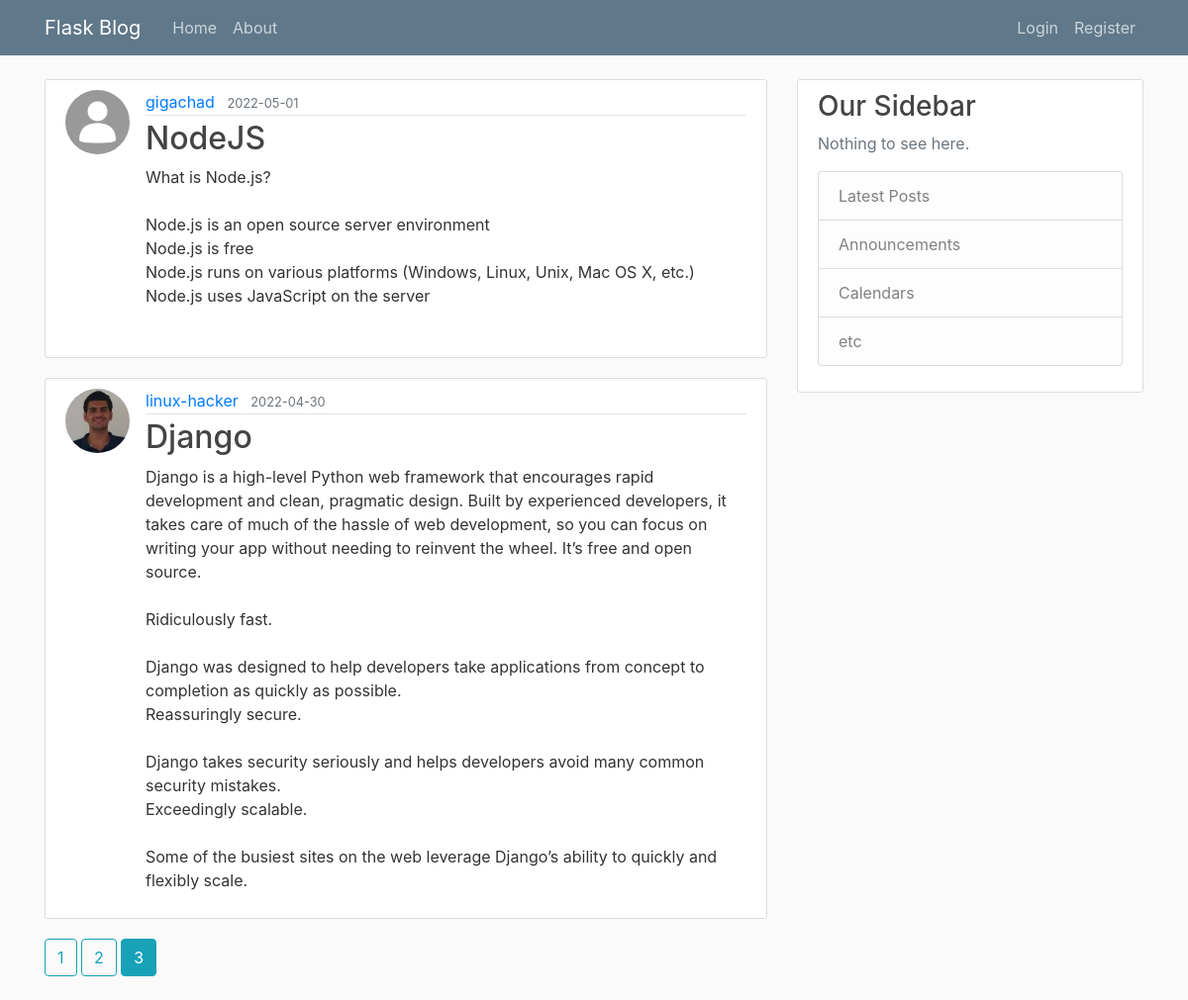
Screenshot of /home?page=3 with the database file from the repository.
### flaskblog/models.py (models this page shows, shortened)
class Post(db.Model):
    id = db.Column(db.Integer, primary_key=True)
    title = db.Column(db.String(100), nullable=False)
    date_posted = db.Column(db.DateTime, nullable=False, default=datetime.utcnow)
    content = db.Column(db.Text, nullable=False)
    user_id = db.Column(db.Integer, db.ForeignKey('user.id'), nullable=False)

class User(db.Model, UserMixin):
    id = db.Column(db.Integer, primary_key=True)
    username = db.Column(db.String(20), unique=True, nullable=False)
    email = db.Column(db.String(120), unique=True, nullable=False)
    image_file = db.Column(db.String(20), nullable=False, default='default.jpg')
    password = db.Column(db.String(60), nullable=False)
    posts = db.relationship('Post', backref='author', lazy=True)

### flaskblog/routes.py (the view)
@app.route("/")
@app.route("/home")
def home():
    page = request.args.get('page', 1, type=int)
    posts = Post.query.order_by(Post.date_posted.desc()).paginate(page=page, per_page=2)
    return render_template('home.html', posts=posts)

### flaskblog/templates/home.html
{% extends "layout.html" %}
{% block content %}
    {% for post in posts.items %}
        <article class="media content-section">
        <img src="{{ url_for('static', filename='profile_pics/' + post.author.image_file) }}" alt="" class="rounded-circle article-img">
        <div class="media-body">
            <div class="article-metadata">
            <a class="mr-2" href="{{ url_for('user_posts', username=post.author.username) }}">{{ post.author.username }}</a>
            <small class="text-muted">{{ post.date_posted.strftime('%Y-%m-%d') }}</small>
            </div>
            <h2><a class="article-title" href="{{ url_for('post', post_id=post.id) }}">{{ post.title }}</a></h2>
            <p class="article-content">{{ post.content }}</p>
        </div>
        </article>
    {% endfor %}
    {% for page_num in posts.iter_pages(left_edge=1, right_edge=1, left_current=1, right_current=2) %}
        {% if page_num %}
            {% if posts.page == page_num %}
                <a class="btn btn-info mb-4" href="{{ url_for('home', page=page_num) }}">{{ page_num }}</a>
            {% else %}
                <a class="btn btn-outline-info mb-4" href="{{ url_for('home', page=page_num) }}">{{ page_num }}</a>
            {% endif %}
        {% else %}
            ...
        {% endif %}
    {% endfor %}
{% endblock content %}

### flaskblog/templates/layout.html (shortened to what this page needs)
<!DOCTYPE html>
<html>
<head>
    <link rel="stylesheet" href="https://maxcdn.bootstrapcdn.com/bootstrap/4.0.0/css/bootstrap.min.css">
    <link rel="stylesheet" type="text/css" href="{{ url_for('static', filename='main.css') }}">
</head>
<body>
    <header class="site-header">
      <nav class="navbar navbar-expand-md navbar-dark bg-steel fixed-top">
        <div class="container">
          <a class="navbar-brand mr-4" href="/">Flask Blog</a>
          <div class="collapse navbar-collapse" id="navbarToggle">
            <div class="navbar-nav mr-auto">
              <a class="nav-item nav-link" href="{{ url_for('home') }}">Home</a>
              <a class="nav-item nav-link" href="{{ url_for('about') }}">About</a>
            </div>
            <div class="navbar-nav">
              {% if current_user.is_authenticated %}
                <a class="nav-item nav-link" href="{{ url_for('new_post') }}">New Post</a>
                <a class="nav-item nav-link" href="{{ url_for('account') }}">Account</a>
                <a class="nav-item nav-link" href="{{ url_for('logout') }}">Logout</a>
              {% else %}
                <a class="nav-item nav-link" href="{{ url_for('login') }}">Login</a>
                <a class="nav-item nav-link" href="{{ url_for('register') }}">Register</a>
              {% endif %}
            </div>
          </div>
        </div>
      </nav>
    </header>
    <main role="main" class="container">
      <div class="row">
        <div class="col-md-8">
          {% block content %}{% endblock %}
        </div>
        <div class="col-md-4">
          <div class="content-section">
            <h3>Our Sidebar</h3>
            <p class='text-muted'>Nothing to see here.
              <ul class="list-group">
                <li class="list-group-item list-group-item-light">Latest Posts</li>
                <li class="list-group-item list-group-item-light">Announcements</li>
                <li class="list-group-item list-group-item-light">Calendars</li>
                <li class="list-group-item list-group-item-light">etc</li>
              </ul>
            </p>
          </div>
        </div>
      </div>
    </main>
</body>
</html>

### flaskblog/static/main.css (style rules this page uses)
body { background: #fafafa; color: #333333; margin-top: 5rem; }
h1, h2, h3, h4, h5, h6 { color: #444444; }
.bg-steel { background-color: #5f788a; }
.site-header .navbar-nav .nav-link { color: #cbd5db; }
.content-section { background: #ffffff; padding: 10px 20px; border: 1px solid #dddddd; border-radius: 3px; margin-bottom: 20px; }
.article-title { color: #444444; }
.article-content { white-space: pre-line; }
.article-img { height: 65px; width: 65px; margin-right: 16px; }
.article-metadata { padding-bottom: 1px; margin-bottom: 4px; border-bottom: 1px solid #e3e3e3 }

### rows the page displays
Post: image_file (placeholder picture), author.username "gigachad", date_posted "2022-05-01", title "NodeJS", content "What is Node.js? Node.js is an open source server environment Node.js is free Node.js runs on various platforms (Windows, Linux, Unix, Mac OS X, etc.) Node.js uses JavaScript on the server"
Post: image_file (picture), author.username "linux-hacker", date_posted "2022-04-30", title "Django", content "Django is a high-level Python web framework that encourages rapid development and clean, pragmatic design. Built by experienced developers, it takes care of much of the hassle of web development, so you can focus on writing your app without needing to reinvent the wheel. It’s free and open source. Ridiculously fast. Django was designed to help developers take applications from concept to completion as quickly as possible. Reassuringly secure. Django takes security seriously and helps developers avoid many common security mistakes. Exceedingly scalable. Some of the busiest sites on the web leverage Django’s ability to quickly and flexibly scale."

### other values shown
{{ page_num }} "1" "2"
{{ page_num }} "3"
